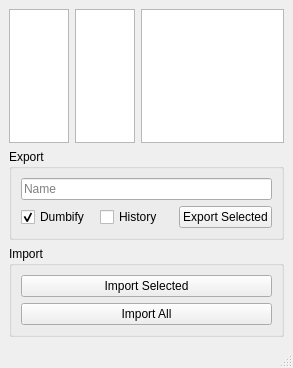
<?xml version="1.0" encoding="UTF-8"?>
<ui version="4.0">
 <class>cacheIO_mainWindow</class>
 <widget class="QMainWindow" name="cacheIO_mainWindow">
  <property name="geometry">
   <rect>
    <x>0</x>
    <y>0</y>
    <width>293</width>
    <height>368</height>
   </rect>
  </property>
  <property name="windowTitle">
   <string>cache IO</string>
  </property>
  <widget class="QWidget" name="centralwidget">
   <layout class="QVBoxLayout" name="verticalLayout">
    <item>
     <layout class="QHBoxLayout" name="cacheBrowser_layout">
      <item>
       <widget class="QListWidget" name="sceneLevel_list">
        <property name="sizePolicy">
         <sizepolicy hsizetype="Minimum" vsizetype="Expanding">
          <horstretch>1</horstretch>
          <verstretch>0</verstretch>
         </sizepolicy>
        </property>
        <property name="minimumSize">
         <size>
          <width>60</width>
          <height>0</height>
         </size>
        </property>
       </widget>
      </item>
      <item>
       <widget class="QListWidget" name="shotLevel_list">
        <property name="sizePolicy">
         <sizepolicy hsizetype="Minimum" vsizetype="Expanding">
          <horstretch>1</horstretch>
          <verstretch>0</verstretch>
         </sizepolicy>
        </property>
        <property name="minimumSize">
         <size>
          <width>60</width>
          <height>0</height>
         </size>
        </property>
       </widget>
      </item>
      <item>
       <widget class="QListWidget" name="cacheLevel_list">
        <property name="sizePolicy">
         <sizepolicy hsizetype="Expanding" vsizetype="Expanding">
          <horstretch>100</horstretch>
          <verstretch>0</verstretch>
         </sizepolicy>
        </property>
       </widget>
      </item>
     </layout>
    </item>
    <item>
     <widget class="QGroupBox" name="export_grpBox">
      <property name="title">
       <string>Export</string>
      </property>
      <layout class="QVBoxLayout" name="verticalLayout_2">
       <item>
        <widget class="QLineEdit" name="export_name">
         <property name="placeholderText">
          <string>Name</string>
         </property>
        </widget>
       </item>
       <item>
        <layout class="QHBoxLayout" name="export_layout">
         <item>
          <widget class="QCheckBox" name="dumbify_chkBox">
           <property name="toolTip">
            <string>Export only clean geo</string>
           </property>
           <property name="text">
            <string>Dumbify</string>
           </property>
           <property name="checked">
            <bool>true</bool>
           </property>
          </widget>
         </item>
         <item>
          <widget class="QCheckBox" name="history_chkBox">
           <property name="text">
            <string>History</string>
           </property>
          </widget>
         </item>
         <item>
          <widget class="QPushButton" name="exportSel_btn">
           <property name="text">
            <string>Export Selected</string>
           </property>
          </widget>
         </item>
        </layout>
       </item>
      </layout>
     </widget>
    </item>
    <item>
     <widget class="QGroupBox" name="import_grpBox">
      <property name="title">
       <string>Import</string>
      </property>
      <layout class="QVBoxLayout" name="verticalLayout_3">
       <item>
        <widget class="QPushButton" name="import_btn">
         <property name="text">
          <string>Import Selected</string>
         </property>
        </widget>
       </item>
       <item>
        <widget class="QPushButton" name="importAll_btn">
         <property name="text">
          <string>Import All</string>
         </property>
        </widget>
       </item>
      </layout>
     </widget>
    </item>
   </layout>
  </widget>
  <widget class="QMenuBar" name="menubar">
   <property name="geometry">
    <rect>
     <x>0</x>
     <y>0</y>
     <width>293</width>
     <height>21</height>
    </rect>
   </property>
  </widget>
  <widget class="QStatusBar" name="statusbar"/>
 </widget>
 <resources/>
 <connections/>
</ui>
